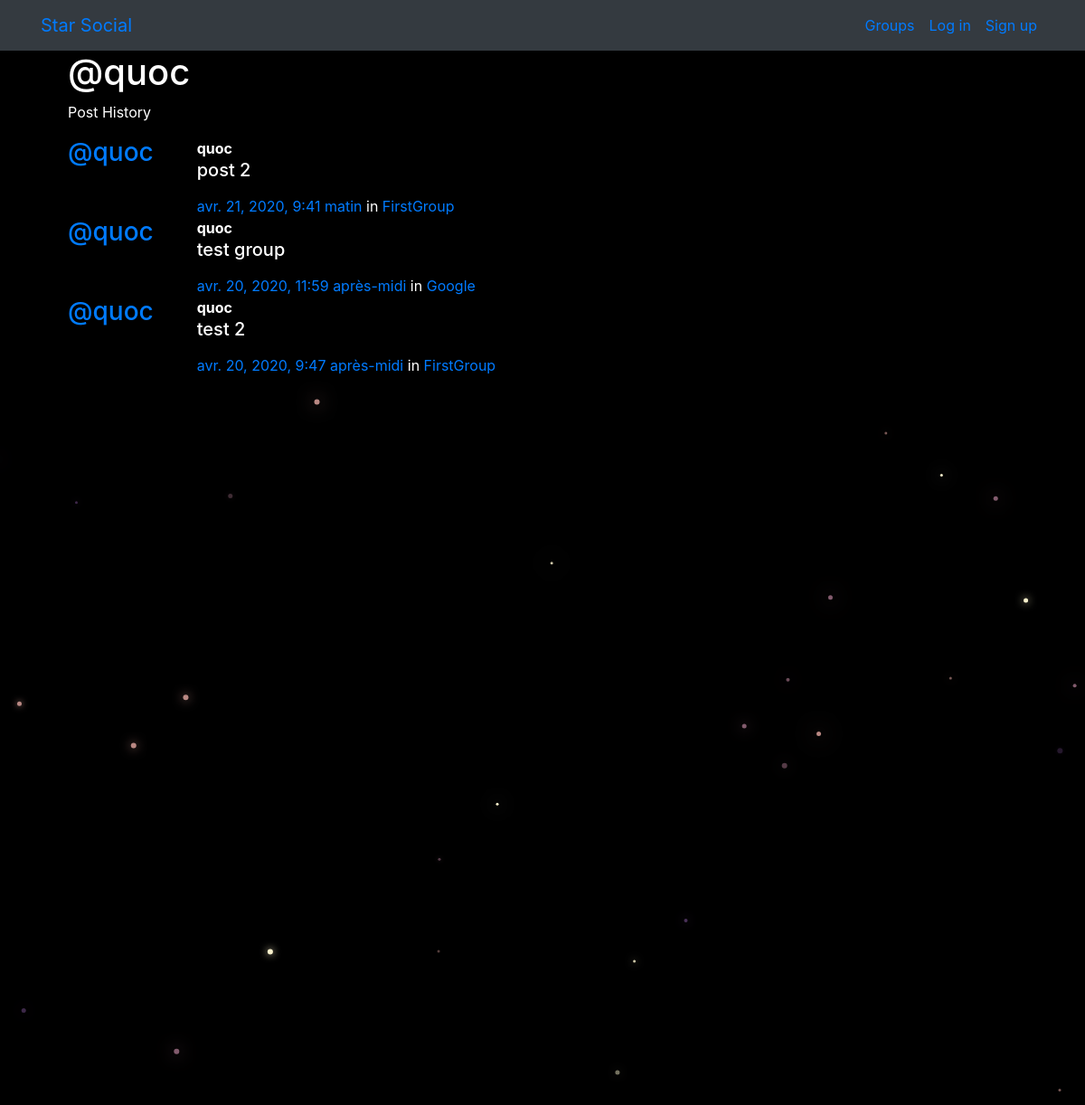
/posts/by/quoc/, run on the app's committed database.
### posts/models.py (models this page shows, shortened)
class Post(models.Model):
    user = models.ForeignKey(User, related_name="posts",on_delete=models.CASCADE)
    created_at = models.DateTimeField(auto_now=True)
    message = models.TextField()
    message_html=models.TextField(editable=False)
    group = models.ForeignKey(Group, related_name="posts", null =True, blank=True,on_delete=models.CASCADE)
    class Meta:
        ordering = ["-created_at"]
        unique_together=["user","message"]

### groups/models.py (models this page shows, shortened)
class Group(models.Model):
    name = models.CharField(max_length=255, unique=True)
    slug = models.SlugField(allow_unicode=True, unique=True)
    description = models.TextField(blank=True, default ='')
    description_html = models.TextField(editable=False, blank=True, default='')
    members = models.ManyToManyField(User,through="GroupMember") # Ajout member here when relationship m2m, why not ajout this in Model "User", but is complicated
    class Meta:
        ordering   = ['name']

### posts/views.py (the view)
# urls.py: path("by/<username>/",views.UserPosts.as_view(), name="for_user"),
class UserPosts(generic.ListView):
    model = models.Post
    template_name = 'posts/user_post_list.html'
    def get_queryset(self):
        try:
            self.post_user = User.objects.prefetch_related("posts").get(
                username__iexact=self.kwargs.get("username") # And then we're going to get the user name is exactly equal to the user name of whatever is user logged
            )
        except User.DoesNotExist:
            raise Http404
        else:
            return   self.post_user.posts.all()
    def get_context_data(self, **kwargs):
        context = super().get_context_data(**kwargs)
        context["post_user"] = self.post_user
        return context

### posts/templates/posts/user_post_list.html
{% extends "posts/post_base.html" %}
{% block prepost %}
<div class="col-md-4">
	<h1>@{{ post_user.username }}</h1>
	<p>Post History</p>
</div>
{% endblock %}
{% block post_content %}
<div class="col-md-8">
	{% for post in post_list %}
		{% include "posts/_post.html" %}
	{% endfor %}
</div>
{% endblock %}

### posts/templates/posts/_post.html (shortened to what this page needs)
<div class="media">
	<h3 class="mr-5"><a href="{% url 'posts:for_user' username=post.user.username %}">@{{ post.user.username }}</a></h3>
	<div class="media-body">
		<strong>{{ post.user.username }}</strong>
		<h5>{{ post.message_html|safe }}</h5>
			<time class="time"><a href="{% url 'posts:single' username=post.user.username pk=post.pk %}">{{ post.created_at }}</a></time>
			{% if post.group %}
			<span class="group-name">in <a href="#">{{ post.group.name }}</a></span>
			{% endif %}
	</div>
</div>

### static/simplesocial/css/master.css (style rules this page uses)
body { margin: 0; overflow: hidden; background-color: black; color:white; }

### data on the page
Post: user.username "quoc", message_html "post 2", created_at "avr. 21, 2020, 9:41 matin", group.name "FirstGroup"
Post: user.username "quoc", message_html "test group", created_at "avr. 20, 2020, 11:59 après-midi", group.name "Google"
Post: user.username "quoc", message_html "test 2", created_at "avr. 20, 2020, 9:47 après-midi", group.name "FirstGroup"

### other printed values
{{ post_user.username }} "quoc"
